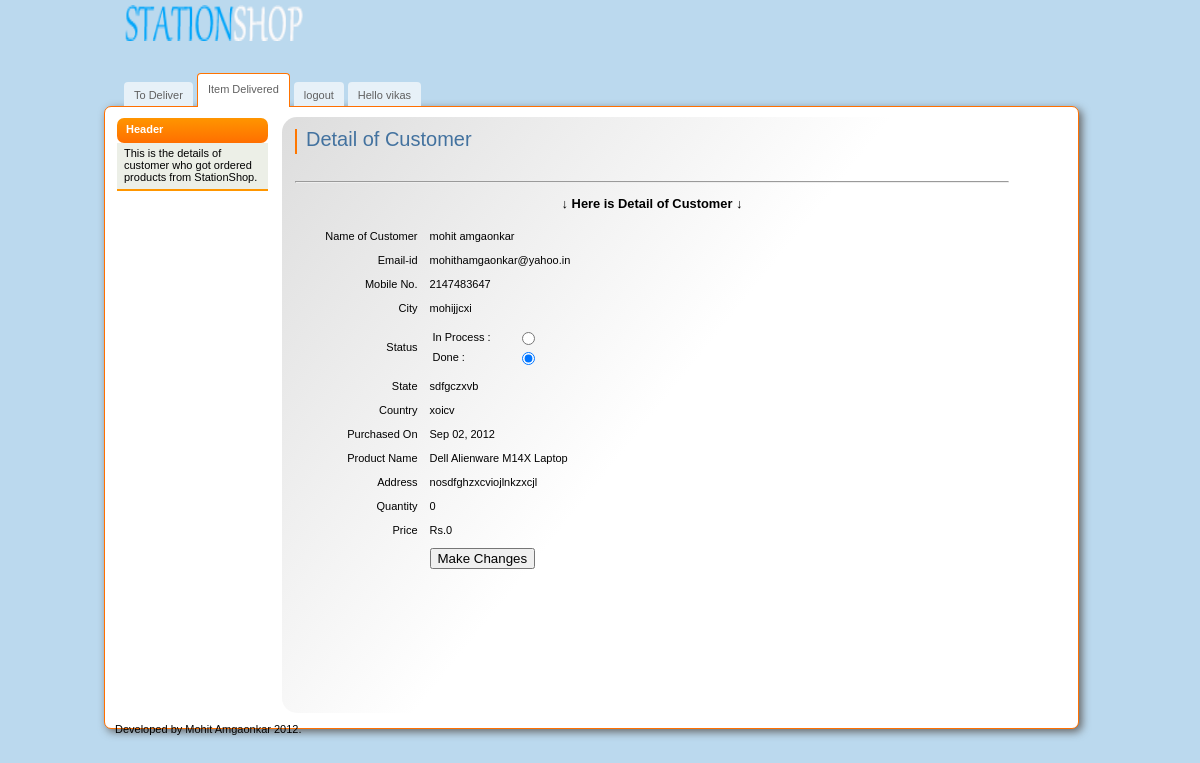
/stationshop/sales/deliver_detail1.php?pid=13 (signed in), run on the app's committed database.
### tables this page shows
CREATE TABLE IF NOT EXISTS `sales_table` (
  `bid` int(15) NOT NULL AUTO_INCREMENT,
  `product` varchar(1000) NOT NULL,
  `purchased_on` date NOT NULL,
  `email` varchar(30) NOT NULL,
  `address` text NOT NULL,
  `status` varchar(15) NOT NULL DEFAULT 'in process',
  `state` varchar(15) NOT NULL,
  `city` varchar(15) NOT NULL,
  `country` varchar(15) NOT NULL,
  `fname` varchar(15) NOT NULL,
  `lname` varchar(15) NOT NULL,
  `delivered_on` date NOT NULL,
  `mobileno` int(200) NOT NULL,
  `price` int(200) NOT NULL,
  `quantity` int(200) NOT NULL,
  PRIMARY KEY (`bid`)
);

### stationshop/sales/deliver_detail1.php (the view, shortened to what this page needs)
<?php
$managersa = preg_replace('#[^A-Za-z0-9]#i', '', $_SESSION["managersa"]);
?>
<?php
if (isset($_GET['pid'])) {
	$targetID = $_GET['pid'];
    $sql = mysql_query("SELECT * FROM sales_table WHERE bid='$targetID' LIMIT 1");
    $productCount = mysql_num_rows($sql);
    if ($productCount > 0) {
	    while($row = mysql_fetch_array($sql)){
			 $product = $row["product"];
			 $email = $row["email"];
			 $address = $row["address"];
			 $state = $row["state"];
			 $city = $row["city"];
			$status = $row["status"];
			 $country = $row["country"];
			 $fname = $row["fname"];
			 $lname = $row["lname"];
			 $name = $fname.' '.$lname;
			 $mobileno = $row["mobileno"];
			 $quantity = $row["quantity"];
			 $price = $row["price"];
			 $purchased_on = strftime("%b %d, %Y", strtotime($row["purchased_on"]));
        }
    } else {
	    echo "Sorry this item does not exist in database.";
		exit();
    }
}
?>
<!DOCTYPE html>
<html>
<head>
        <link  href="css/admin.css" rel="stylesheet" type="text/css" />
</head>
<body>
    <div id="main">
        <div id="header">
            <a href="#" class="logo"><img src="img/logo.png" width="183" height="36" alt="" /></a>
            <ul id="top-navigation">
                <li><a href="index.php" >To Deliver</a></li>
                <li><a href="delivered_detail.php" class="active">Item Delivered</a></li>
                <li><a href="logout.php">logout</a></li>
                <li><a href="setting.php"><? echo "Hello ".$managersa; ?></a></li>
            </ul>
        </div>
        <div id="middle">
            <div id="left-column">
                <h3>Header</h3>
                <ul class="nav">
                    <li> This is the details of customer who got ordered products from StationShop.</li>
                </ul>
            </div>
            <div id="center-column">
                <div class="top-bar">
                  <h1>Detail of Customer</h1>
                </div>
              <p>&nbsp;</p>
              <div id="center-column2">
                <hr />
                <center >
                  <h3> &darr; Here is Detail of Customer &darr; </h3>
                </center>
                <form action="deliver_detail1.php" enctype="multipart/form-data" name="myForm" id="myform" method="post">
                  <table width="90%" border="0" cellspacing="0" cellpadding="6">
                    <tr>
                      <td width="20%" align="right">Name of Customer</td>
                      <td width="80%"><?php echo $name   ?></td>
                    </tr>
                    <tr>
                      <td align="right">Email-id</td>
                      <td><label>
                        <?php echo $email; ?>
                      </label></td>
                    </tr>
                    <tr>
                      <td align="right">Mobile No.</td>
                      <td><?php echo $mobileno  ?></td>
                    </tr>
                    <tr>
                      <td align="right">City</td>
                      <td><?php echo $city   ?></td>
                    </tr>
                   <tr>
        <td align="right">Status</td>
        <td>
          <table width="120" cellspacing="2">
          <tr>
            <td>In Process : </td><td><input type="radio" name="status" id="status" value="in process" <? if($status == "in process"){
			echo "checked";
			}?>></td>
          </tr>
          <tr>
            <td>Done : </td><td><input type="radio" name="status" id="status" value="done" <? if($status == "done"){
			echo "checked";
			}?>></td>
          </tr>
        </table></td>
      </tr>
                    <tr>
                      <td align="right">State</td>
                      <td><?php echo $state   ?></td>
                    </tr>
                    <tr>
                      <td align="right">Country</td>
                      <td><label>
                        <?php  echo $country  ?>
                      </label></td>
                    </tr>
                    <tr>
                      <td align="right">Purchased On</td>
                      <td><label>
                        <?php echo $purchased_on  ?>
                      </label></td>
                    </tr>
                    <tr>
                      <td align="right">Product Name</td>
                      <td><label>
                        <?php echo $product;  ?>
                      </label></td>
                    </tr>
                    <tr>
                      <td align="right">Address</td>
                      <td><?php echo $address   ?></td>
                    </tr>
                    <tr>
                      <td align="right">Quantity</td>
                      <td><?php echo $quantity   ?></td>
                    </tr>
                    <tr>
                      <td align="right">Price</td>
                      <td>Rs.<?php echo $price   ?></td>
                    </tr>
                      <td>&nbsp;</td>
                      <td><label>
                        <input type="submit" name="button" id="button" value="Make Changes" />
                      </label></td>
                  </table>
                </form>
              </div>
              <p>&nbsp;</p>
              <p>&nbsp;</p>
          </div>
          <p>&nbsp;</p>
          <div id="footer"><p>Developed by <a href="https://www.facebook.com/mohithamgaonkar">Mohit Amgaonkar </a> 2012. </div>
    </div>
</body>
</html>

### stationshop/sales/css/admin.css (style rules this page uses)
body { margin:0; padding:0; background:#BBD9EE; color:#000; font-family:tahoma,arial,sans-serif; font-size:11px; }
form { margin:0; padding:0 }
img { border:none; }
a { color:#060606;text-decoration: none }
input { vertical-align:middle }
#main { width:992px; margin:0 auto; }
#header { position:relative; width:992px; height:106px; }
a.logo { position:absolute; top:5px; left:20px; }
#top-navigation { position:absolute; top:73px; left:20px; margin:0; padding:0; list-style:none; }
#top-navigation li { float:left; margin:0 4px 0 0; height:34px; }
#top-navigation li a { float:left; display:block; height:20px; line-height:19px; margin-top:9px; color:#606060; padding:4px 10px 0 10px; border-top-left-radius: 4px; border-top-right-radius: 4px; -moz-border-radius-topleft: 4px; -moz-border-radius-topright: 4px; -webkit-border-top-left-radius: 4px; -webkit-border-top-right-radius: 4px; background:#e7f1f8; }
#top-navigation li a.active { padding:6px 10px 0 10px; height:27px; border:1px #ff7300 solid; border-bottom:none; margin:0; background:white; }
#middle { float:left; width:973px; background:#fff; border: 1px solid #ff6f00; border-radius: 7px; -moz-border-radius: 7px; -webkit-border-radius: 7px; -moz-box-shadow: 3px 3px 9px #666; -webkit-box-shadow: 3px 3px 9px #666; box-shadow: 3px 3px 9px #666; padding:10px 0 0 0; }
#left-column { float:left; padding:1px 14px 0 12px; width:151px; }
#center-column { float:left; width:714px; background:url(../img/bg-center-column.jpg) top left no-repeat; background:-webkit-gradient( linear, left top, right bottom, color-stop(0, rgb(221,221,221)), color-stop(0.5, rgb(255,255,255)) ); background:-moz-linear-gradient( left top, rgb(221,221,221) 0%, rgb(255,255,255) 50% ); border-radius: 15px; -moz-border-radius: 15px; -webkit-border-radius: 15px; min-height:584px; padding:12px 16px 0 13px; }
#footer { float:left; width:100%; height:15px; }
#footer p { margin: 10px; }
#left-column h3 { font-size:11px; margin:0; color:#fff; background:#ff9500; background:-webkit-gradient( linear, left top, left bottom, color-stop(0, rgb(255,149,0)), color-stop(1, rgb(255,111,0)) ); background:-moz-linear-gradient( center top, rgb(255,149,0) 0%, rgb(255,111,0) 100% ); border-radius: 7px; -moz-border-radius: 7px; -webkit-border-radius: 7px; height:25px; line-height:23px; padding:0 0 0 9px; }
ul.nav { margin:0 0 11px 0; border-bottom:2px solid #FF9600; background:#ECEFE7; list-style:none; padding:0 2px; }
ul.nav li { padding:4px 4px 6px 5px; border-bottom: 1px #666 dashed; }
ul.nav li:last-child { border:none; }
.top-bar { float:left; width:703px; border-left:2px solid #f70; padding:0 0 0 9px; margin:0 0 4px 0; }
.top-bar h1 { font:20px/21px verdana,sans-serif; color:#43729F; margin:0 0 4px 0; }

### data on the page
sales_table: name "mohit amgaonkar", email "mohithamgaonkar@yahoo.in", mobileno "2147483647", city "mohijjcxi", status "☑", state "sdfgczxvb", country "xoicv", purchased_on "Sep 02, 2012", product "Dell Alienware M14X Laptop", address "nosdfghzxcviojlnkzxcjl", quantity "0", price "0"

### other printed values
$managersa "vikas"
